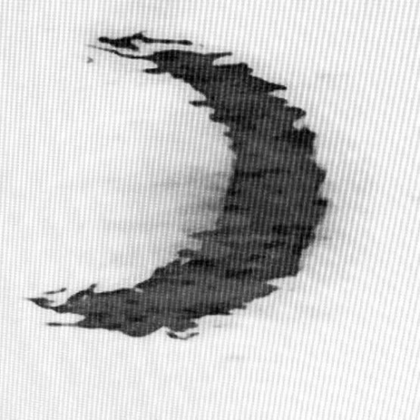
%> input picture Pratica_3/Limiarizacao/moon.png, 420 x 420 px, shrunk from 512 x 512 before the run
$ octave imagemLimiarizadaAndBin.m   (GNU Octave 9; MATLAB toolbox functions it lacks are replaced by stand-ins)
%> lines starting %> are read from the running program, lines starting %| are printed output that depends on the picture; in (x1, y1, x2, y2) boxes, pixels count from 0 and x2, y2 are one past the last pixel; in counts of white or black regions, pixels touching at a corner belong together; the program's own positions count from 1
%Limpando janelas
close all;
%Limpando variaveis
clear all;
pkg load image;

im = imread('moon.png');
%> im is the input picture: size 420x420 uint8; min 0, max 255, mean 200.2

figure('Name', 'Entrada');

subplot(1,2,1);
imshow(im);
title('Imagem original');

subplot(1,2,2);
imhist(im);
title('Histograma');
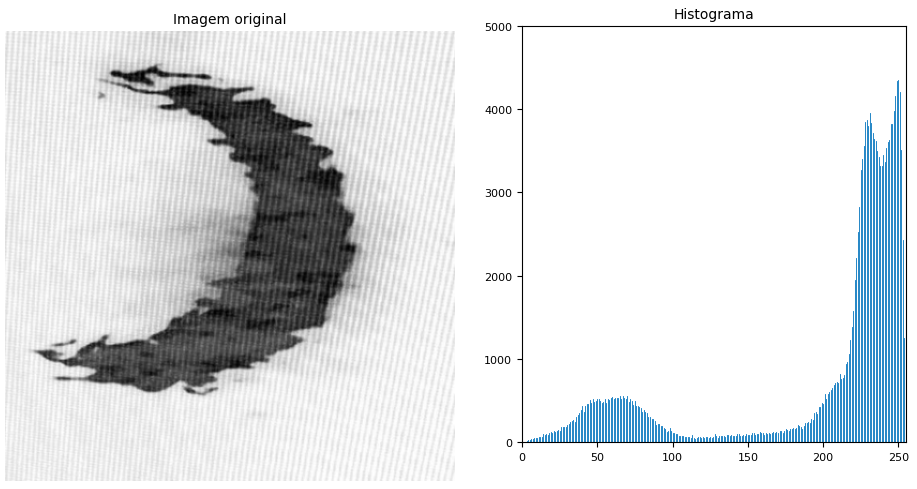
%> figure redrawn from the program's plot data, 2 panels

height = size(im,1);
%> height = 420
width = size(im,2);
%> width = 420
imBinarizada = logical(zeros(height, width));
imBinarizadaUser = logical(zeros(height, width));

for (i = 1 : 1 : height)
  for (j = 1 : 1 : width)
    if(im(i,j) < 110)
      imBinarizada(i,j) = 1;
    endif
  endfor
endfor
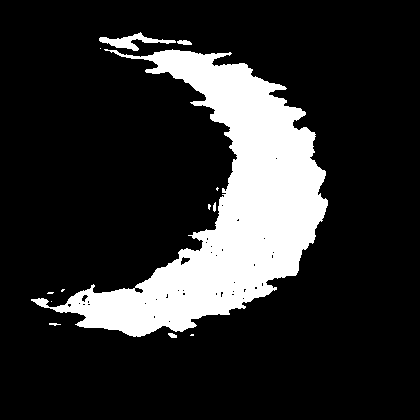
%> imBinarizada: size 420x420 logical; 17.3% white; 13 white regions (7 under 20 px), largest, box (x1, y1, x2, y2) and area: (31, 49, 328, 337) 29790, (99, 32, 176, 51) 507, (177, 40, 192, 45) 57, (168, 333, 177, 338) 33, (213, 202, 216, 212) 24, (49, 323, 61, 326) 22

n = input("Digite um valor para limiarizacao da imagem original: ");
%> the answer given: 3

for (i = 1 : 1 : height)
  for (j = 1 : 1 : width)
    if(im(i,j) < n)
      imBinarizadaUser(i,j) = 1;
    endif
  endfor
endfor
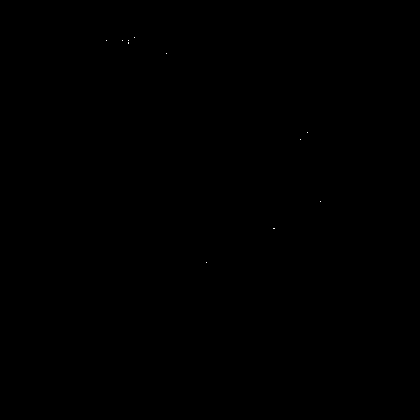
%> imBinarizadaUser: size 420x420 logical; 0.01% white in thin lines or dots, all inside (x1, y1, x2, y2) = (106, 37, 321, 263)

imInvertida = uint8(zeros(height, width));

imInvertida = 255-im;
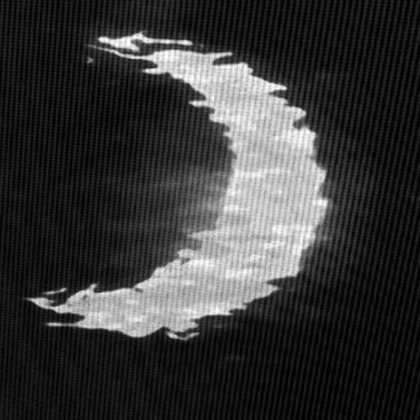
%> imInvertida: size 420x420 uint8; min 0, max 255, mean 54.8

imFinal = imInvertida;


for (i = 1 : 1 : height)
  for (j = 1 : 1 : width)
    if(imBinarizadaUser(i,j) == 1)
      imFinal(i,j) = power(imFinal(i,j), 1.3);
    endif
  endfor
endfor
%> imFinal: size 420x420 uint8; 0.01% of pixels changed, all inside (x1, y1, x2, y2) = (106, 37, 308, 229)

for (i = 1 : 1 : height)
  for (j = 1 : 1 : width)
    if(imBinarizadaUser(i,j) == 0)
      imFinal(i,j) = power(imInvertida(i,j), 1.3);
    endif
  endfor
endfor
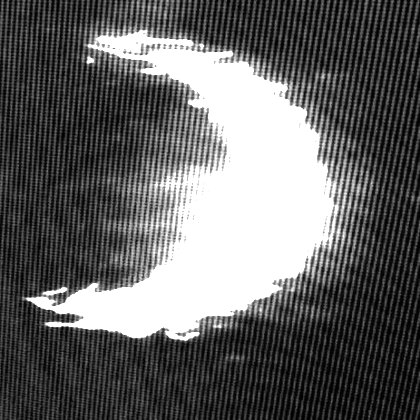
%> imFinal: size 420x420 uint8; min 0, max 255, mean 100.6


figure('Name','Saida');

subplot(1,4,1);
imshow(im);
title('Imagem original');

subplot(1,4,2);
imshow(imBinarizada);
title('Imagem Binarizada');

subplot(1,4,3);
imshow(imInvertida);
title('Imagem Invertida');


subplot(1,4,4);
imshow(imFinal);
title('Imagem Final');
